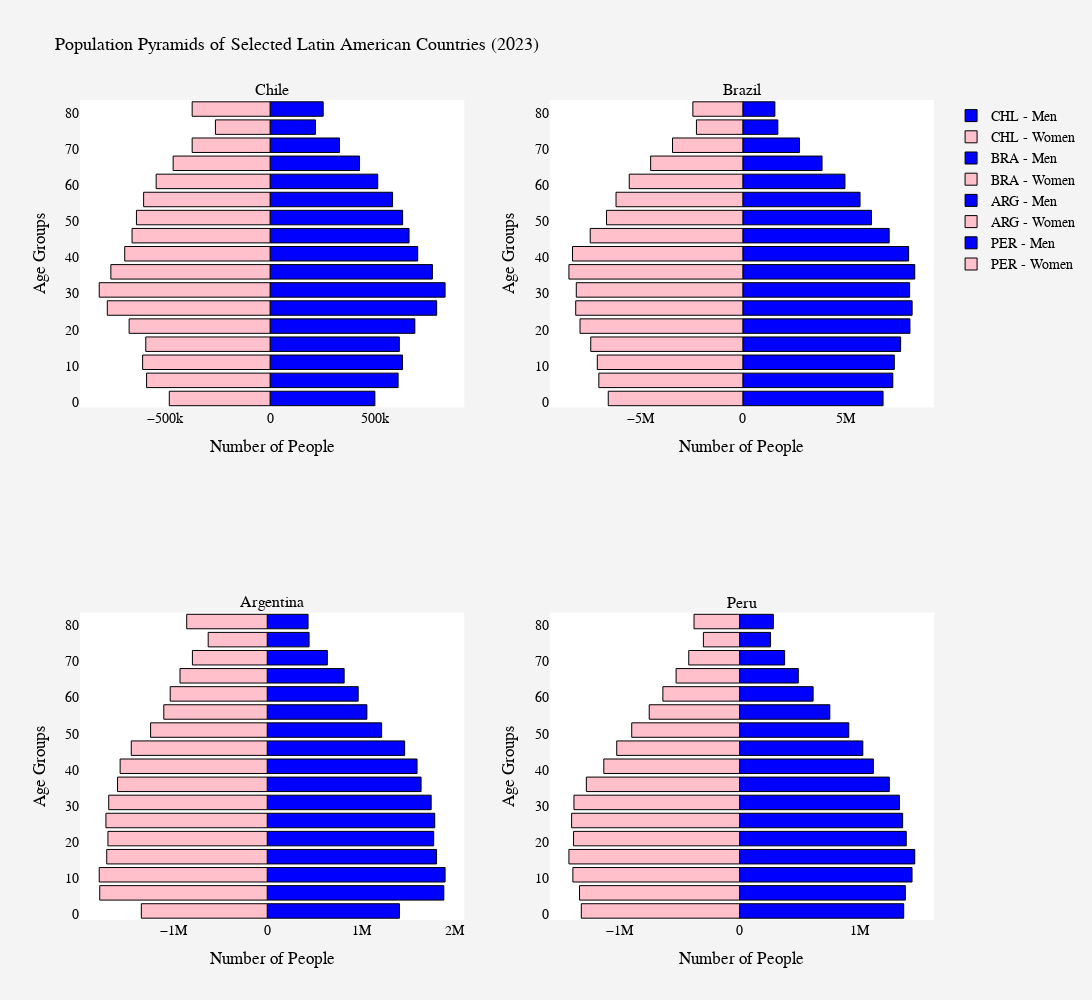

The notebook cell this image was saved under:
### Code cell
# A figure comparing the population pyramids of various Operation Condor countries in 2023 (recent data)

# Define multiple countries
country_choices = ["CHL", "BRA", "ARG", "PER"]
country_titles = ["Chile", "Brazil", "Argentina", "Peru"]

# Create a subplot layout (2 rows, 2 columns)
fig_4 = make_subplots(rows=2, cols=2, subplot_titles=country_titles)

# Loop through each country and generate its population pyramid
for i, (country, title) in enumerate(zip(country_choices, country_titles)):
    condor_countries = wbdata.get_dataframe(categories, country=country)

    # Extract male and female data
    male_data = condor_countries.loc[str(2023), :].filter(regex="Male").values
    female_data = -condor_countries.loc[str(2023), :].filter(regex="Female").values  # Negative for left alignment
    age_groups = [int(s[:2]) + 1 for s in ages]  # Convert age labels to integers

    # Determine subplot position
    row = i // 2 + 1
    col = i % 2 + 1

    # Add Male bar trace
    fig_4.add_trace(go.Bar(
        x=male_data,
        y=age_groups,
        orientation='h',
        name=f'{country} - Men',
        marker=dict(color='blue', line=dict(color='black', width=1)),
        hoverinfo='skip'
    ), row=row, col=col)

    # Add Female bar trace
    fig_4.add_trace(go.Bar(
        x=female_data,
        y=age_groups,
        orientation='h',
        name=f'{country} - Women',
        marker=dict(color='pink', line=dict(color='black', width=1)),
        hoverinfo='skip'
    ), row=row, col=col)

 # Customize X and Y axis labels for each subplot
    fig_4.update_xaxes(title_text="Number of People", row=row, col=col)
    fig_4.update_yaxes(title_text="Age", row=row, col=col)

# Updated layout for aesthetics!
fig_4.update_layout(
    title="Population Pyramids of Selected Latin American Countries (2023)",
    title_font=dict(size=18, color='black'),
    barmode='overlay',
    width=1200,  # Adjust width
    height=1000,  # Adjust height
    paper_bgcolor='#f4f4f4',
    plot_bgcolor='#ffffff',
    font=dict(family="Arial, sans-serif", size=14, color="black"),
    showlegend=True
)

# Make the final figure
fig_4.show()

### Figure 1 — Plotly figure (JSON) as saved in the notebook; plotly's stock layout.template omitted (floating-point values rounded to 4 significant figures)
{"data": [{"hoverinfo": "skip", "marker": {"color": "blue", "line": {"color": "black", "width": 1}}, "name": "CHL - Men", "orientation": "h", "type": "bar", "x": [499497, 610220, 631358, 616013, 690037, 793927, 834125, 773666, 703612, 662342, 631789, 583889, 513041, 426389, 330819, 216319, 253115], "xaxis": "x", "y": [1, 6, 11, 16, 21, 26, 31, 36, 41, 46, 51, 56, 61, 66, 71, 76, 81], "yaxis": "y"}, {"hoverinfo": "skip", "marker": {"color": "pink", "line": {"color": "black", "width": 1}}, "name": "CHL - Women", "orientation": "h", "type": "bar", "x": [-480317, -588597, -607569, -592471, -671864, -775831, -814411, -758933, -692781, -657851, -637002, -602749, -542995, -462029, -371355, -260530, -371391], "xaxis": "x", "y": [1, 6, 11, 16, 21, 26, 31, 36, 41, 46, 51, 56, 61, 66, 71, 76, 81], "yaxis": "y"}, {"hoverinfo": "skip", "marker": {"color": "blue", "line": {"color": "black", "width": 1}}, "name": "BRA - Men", "orientation": "h", "type": "bar", "x": [6816811, 7290633, 7363354, 7671684, 8123635, 8229536, 8107738, 8359157, 8060566, 7113490, 6252678, 5697406, 4964556, 3850614, 2753262, 1700312, 1557629], "xaxis": "x2", "y": [1, 6, 11, 16, 21, 26, 31, 36, 41, 46, 51, 56, 61, 66, 71, 76, 81], "yaxis": "y2"}, {"hoverinfo": "skip", "marker": {"color": "pink", "line": {"color": "black", "width": 1}}, "name": "BRA - Women", "orientation": "h", "type": "bar", "x": [-6544038, -7001765, -7076314, -7395848, -7916483, -8126560, -8098401, -8456781, -8281868, -7420735, -6629255, -6166153, -5523358, -4482837, -3420327, -2256565, -2430382], "xaxis": "x2", "y": [1, 6, 11, 16, 21, 26, 31, 36, 41, 46, 51, 56, 61, 66, 71, 76, 81], "yaxis": "y2"}, {"hoverinfo": "skip", "marker": {"color": "blue", "line": {"color": "black", "width": 1}}, "name": "ARG - Men", "orientation": "h", "type": "bar", "x": [1408989, 1882511, 1895989, 1805165, 1774537, 1785580, 1747637, 1640079, 1597110, 1464950, 1219398, 1062536, 969758, 820092, 640804, 446349, 435496], "xaxis": "x3", "y": [1, 6, 11, 16, 21, 26, 31, 36, 41, 46, 51, 56, 61, 66, 71, 76, 81], "yaxis": "y3"}, {"hoverinfo": "skip", "marker": {"color": "pink", "line": {"color": "black", "width": 1}}, "name": "ARG - Women", "orientation": "h", "type": "bar", "x": [-1341640, -1785322, -1790819, -1710682, -1698011, -1719381, -1689393, -1595314, -1567877, -1449036, -1243297, -1102245, -1034084, -929671, -797329, -629105, -858214], "xaxis": "x3", "y": [1, 6, 11, 16, 21, 26, 31, 36, 41, 46, 51, 56, 61, 66, 71, 76, 81], "yaxis": "y3"}, {"hoverinfo": "skip", "marker": {"color": "blue", "line": {"color": "black", "width": 1}}, "name": "PER - Men", "orientation": "h", "type": "bar", "x": [1370861, 1384482, 1440423, 1463356, 1392057, 1362066, 1335400, 1250657, 1117326, 1029494, 912515, 753959, 614388, 490671, 376644, 259113, 282030], "xaxis": "x4", "y": [1, 6, 11, 16, 21, 26, 31, 36, 41, 46, 51, 56, 61, 66, 71, 76, 81], "yaxis": "y4"}, {"hoverinfo": "skip", "marker": {"color": "pink", "line": {"color": "black", "width": 1}}, "name": "PER - Women", "orientation": "h", "type": "bar", "x": [-1321007, -1336033, -1391364, -1424581, -1385686, -1401972, -1382513, -1279020, -1133262, -1025446, -900239, -754001, -639918, -529570, -423974, -301647, -379940], "xaxis": "x4", "y": [1, 6, 11, 16, 21, 26, 31, 36, 41, 46, 51, 56, 61, 66, 71, 76, 81], "yaxis": "y4"}], "layout": {"annotations": [{"font": {"size": 16}, "showarrow": false, "text": "Chile", "x": 0.225, "xanchor": "center", "xref": "paper", "y": 1, "yanchor": "bottom", "yref": "paper"}, {"font": {"size": 16}, "showarrow": false, "text": "Brazil", "x": 0.775, "xanchor": "center", "xref": "paper", "y": 1, "yanchor": "bottom", "yref": "paper"}, {"font": {"size": 16}, "showarrow": false, "text": "Argentina", "x": 0.225, "xanchor": "center", "xref": "paper", "y": 0.375, "yanchor": "bottom", "yref": "paper"}, {"font": {"size": 16}, "showarrow": false, "text": "Peru", "x": 0.775, "xanchor": "center", "xref": "paper", "y": 0.375, "yanchor": "bottom", "yref": "paper"}], "barmode": "overlay", "font": {"color": "black", "family": "Arial, sans-serif", "size": 14}, "height": 1000, "paper_bgcolor": "#f4f4f4", "plot_bgcolor": "#ffffff", "showlegend": true, "title": {"font": {"color": "black", "size": 18}, "text": "Population Pyramids of Selected Latin American Countries (2023)"}, "width": 1200, "xaxis": {"anchor": "y", "domain": [0, 0.45], "title": {"text": "Number of People"}}, "xaxis2": {"anchor": "y2", "domain": [0.55, 1], "title": {"text": "Number of People"}}, "xaxis3": {"anchor": "y3", "domain": [0, 0.45], "title": {"text": "Number of People"}}, "xaxis4": {"anchor": "y4", "domain": [0.55, 1], "title": {"text": "Number of People"}}, "yaxis": {"anchor": "x", "domain": [0.625, 1], "title": {"text": "Age Groups"}}, "yaxis2": {"anchor": "x2", "domain": [0.625, 1], "title": {"text": "Age Groups"}}, "yaxis3": {"anchor": "x3", "domain": [0, 0.375], "title": {"text": "Age Groups"}}, "yaxis4": {"anchor": "x4", "domain": [0, 0.375], "title": {"text": "Age Groups"}}}}
